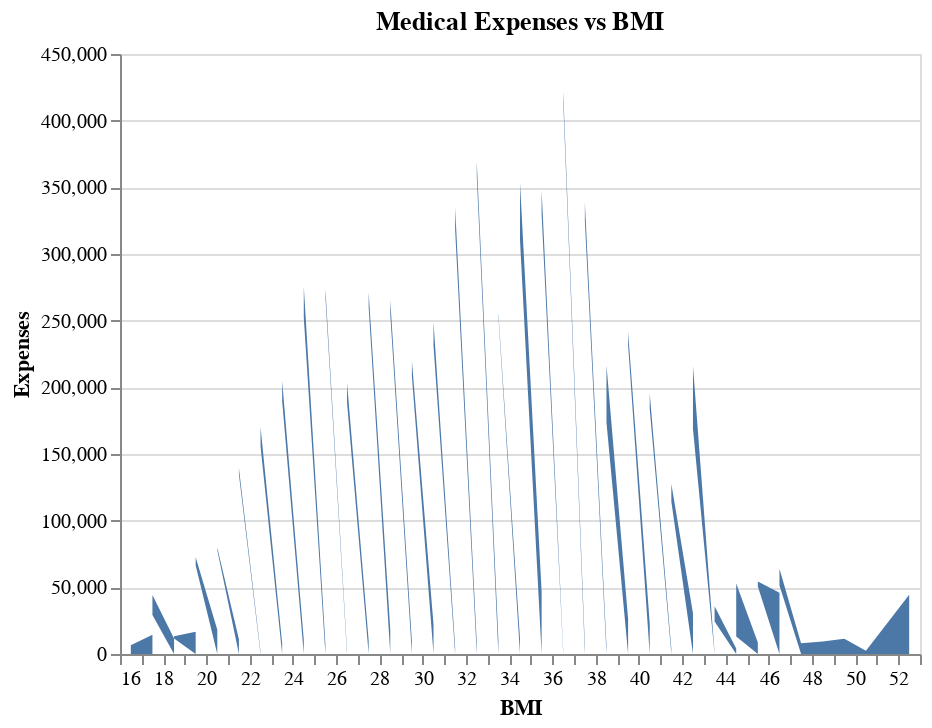

Notebook cell for this chart:
### Markdown cell above
**Let's see if medical expenses tend to change with the BMI of a person**

### Code cell
training_df = X_train
training_df['charges'] = y_train


alt.Chart(training_df.groupby(['bmi']).mean().reset_index()).mark_area().encode(
    alt.X('bmi:Q', title = 'BMI', bin=alt.Bin(maxbins=60)),
    alt.Y('charges:Q', title = 'Expenses')
).properties(title='Medical Expenses vs BMI')

### Figure 1 — Vega-Lite specification as saved in the notebook (floating-point values rounded to 4 significant figures; data arrays with more than 128 entries replaced by an {"elided": "..."} marker saying what was removed)
{"$schema": "https://vega.github.io/schema/vega-lite/v3.4.0.json", "config": {"mark": {"tooltip": null}, "view": {"height": 300, "width": 400}}, "data": {"name": "data-4fe86fe1da6e96786240b85dc4425002"}, "datasets": {"data-4fe86fe1da6e96786240b85dc4425002": {"elided": "469 records"}}, "encoding": {"x": {"bin": {"maxbins": 60}, "field": "bmi", "title": "BMI", "type": "quantitative"}, "y": {"field": "charges", "title": "Expenses", "type": "quantitative"}}, "mark": "area", "title": "Medical Expenses vs BMI"}
